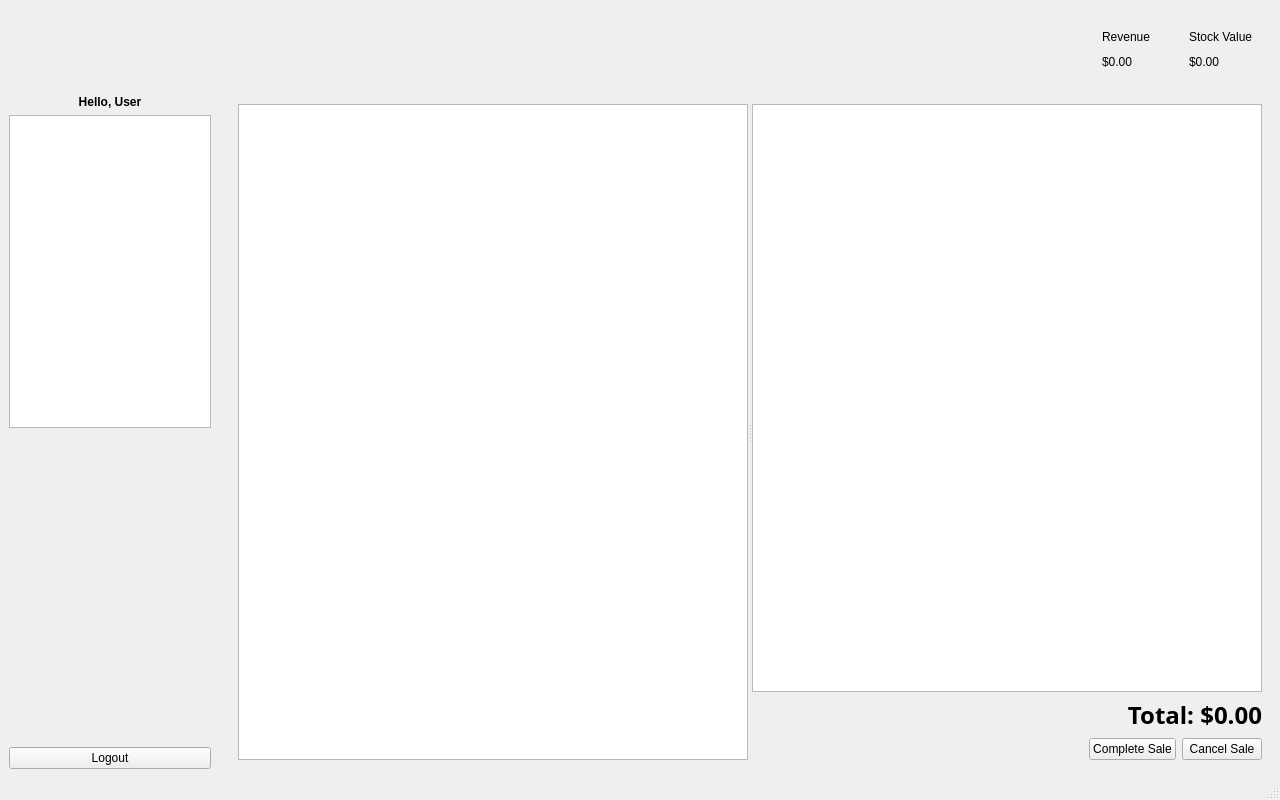
<?xml version="1.0" encoding="UTF-8"?>
<ui version="4.0">
 <class>MainWindow</class>
 <widget class="QMainWindow" name="MainWindow">
  <property name="geometry">
   <rect>
    <x>0</x>
    <y>0</y>
    <width>1280</width>
    <height>800</height>
   </rect>
  </property>
  <property name="windowTitle">
   <string>POS System</string>
  </property>
  <widget class="QWidget" name="centralwidget">
   <layout class="QHBoxLayout" name="mainLayout">
    <property name="spacing">
     <number>0</number>
    </property>
    <property name="leftMargin">
     <number>0</number>
    </property>
    <property name="topMargin">
     <number>0</number>
    </property>
    <property name="rightMargin">
     <number>0</number>
    </property>
    <property name="bottomMargin">
     <number>0</number>
    </property>
    <item>
     <widget class="QWidget" name="sidebarWidget">
      <property name="minimumSize">
       <size>
        <width>220</width>
        <height>0</height>
       </size>
      </property>
      <property name="maximumSize">
       <size>
        <width>220</width>
        <height>16777215</height>
       </size>
      </property>
      <layout class="QVBoxLayout" name="verticalLayout_sidebar">
       <item>
        <widget class="QLabel" name="logoLabel">
         <property name="minimumSize">
          <size>
           <width>0</width>
           <height>80</height>
          </size>
         </property>
         <property name="maximumSize">
          <size>
           <width>16777215</width>
           <height>80</height>
          </size>
         </property>
         <property name="pixmap">
          <pixmap resource="resources.qrc">:/images/poslogo.png</pixmap>
         </property>
         <property name="alignment">
          <set>Qt::AlignCenter</set>
         </property>
        </widget>
       </item>
       <item>
        <widget class="QLabel" name="greetingLabel">
         <property name="font">
          <font>
           <bold>true</bold>
          </font>
         </property>
         <property name="text">
          <string>Hello, User</string>
         </property>
         <property name="alignment">
          <set>Qt::AlignCenter</set>
         </property>
        </widget>
       </item>
       <item>
        <widget class="QListWidget" name="navigationListWidget">
         <property name="verticalScrollBarPolicy">
          <enum>Qt::ScrollBarAlwaysOff</enum>
         </property>
         <property name="iconSize">
          <size>
           <width>24</width>
           <height>24</height>
          </size>
         </property>
        </widget>
       </item>
       <item>
        <spacer name="verticalSpacer">
         <property name="orientation">
          <enum>Qt::Vertical</enum>
         </property>
         <property name="sizeHint" stdset="0">
          <size>
           <width>20</width>
           <height>40</height>
          </size>
         </property>
        </spacer>
       </item>
       <item>
        <widget class="QPushButton" name="logoutButton">
         <property name="text">
          <string>Logout</string>
         </property>
        </widget>
       </item>
      </layout>
     </widget>
    </item>
    <item>
     <widget class="QWidget" name="contentAreaWidget" native="true">
      <property name="styleSheet">
       <string notr="true">#contentAreaWidget {
    padding: 10px;
}</string>
      </property>
      <layout class="QVBoxLayout" name="verticalLayout_content">
       <item>
        <widget class="QWidget" name="statsBarWidget" native="true">
         <property name="minimumSize">
          <size>
           <width>0</width>
           <height>80</height>
          </size>
         </property>
         <property name="maximumSize">
          <size>
           <width>16777215</width>
           <height>80</height>
          </size>
         </property>
         <layout class="QHBoxLayout" name="horizontalLayout_stats">
          <property name="spacing">
           <number>20</number>
          </property>
          <item>
           <spacer name="statsSpacer">
            <property name="orientation">
             <enum>Qt::Horizontal</enum>
            </property>
            <property name="sizeHint" stdset="0">
             <size>
              <width>40</width>
              <height>20</height>
             </size>
            </property>
           </spacer>
          </item>
          <item>
           <widget class="QWidget" name="revenueWidget" native="true">
            <layout class="QVBoxLayout" name="verticalLayout_revenue">
             <item>
              <widget class="QLabel" name="revenueTitleLabel">
               <property name="text">
                <string>Revenue</string>
               </property>
              </widget>
             </item>
             <item>
              <widget class="QLabel" name="revenueValueLabel">
               <property name="text">
                <string>$0.00</string>
               </property>
              </widget>
             </item>
            </layout>
           </widget>
          </item>
          <item>
           <widget class="QWidget" name="stockValueWidget" native="true">
            <layout class="QVBoxLayout" name="verticalLayout_stock">
             <item>
              <widget class="QLabel" name="stockValueTitleLabel">
               <property name="text">
                <string>Stock Value</string>
               </property>
              </widget>
             </item>
             <item>
              <widget class="QLabel" name="stockValueLabel">
               <property name="text">
                <string>$0.00</string>
               </property>
              </widget>
             </item>
            </layout>
           </widget>
          </item>
         </layout>
        </widget>
       </item>
       <item>
        <widget class="QStackedWidget" name="contentStackedWidget">
         <property name="currentIndex">
          <number>0</number>
         </property>
         <widget class="QWidget" name="posPage">
          <layout class="QHBoxLayout" name="horizontalLayout_3">
           <item>
            <widget class="QSplitter" name="splitter">
             <property name="orientation">
              <enum>Qt::Orientation::Horizontal</enum>
             </property>
             <widget class="QListView" name="posProductListView"/>
             <widget class="QWidget" name="layoutWidget">
              <layout class="QVBoxLayout" name="verticalLayout_3">
               <item>
                <widget class="QTableView" name="cartTableView"/>
               </item>
               <item>
                <widget class="QLabel" name="totalAmountLabel">
                 <property name="font">
                  <font>
                   <family>Poppins</family>
                   <pointsize>18</pointsize>
                   <bold>true</bold>
                  </font>
                 </property>
                 <property name="text">
                  <string>Total: $0.00</string>
                 </property>
                 <property name="alignment">
                  <set>Qt::AlignmentFlag::AlignRight|Qt::AlignmentFlag::AlignTrailing|Qt::AlignmentFlag::AlignVCenter</set>
                 </property>
                </widget>
               </item>
               <item>
                <layout class="QHBoxLayout" name="horizontalLayout_2">
                 <item>
                  <spacer name="horizontalSpacer">
                   <property name="orientation">
                    <enum>Qt::Orientation::Horizontal</enum>
                   </property>
                   <property name="sizeHint" stdset="0">
                    <size>
                     <width>40</width>
                     <height>20</height>
                    </size>
                   </property>
                  </spacer>
                 </item>
                 <item>
                  <widget class="QPushButton" name="completeSaleButton">
                   <property name="text">
                    <string>Complete Sale</string>
                   </property>
                   <property name="icon">
                    <iconset resource="resources.qrc">
                     <normaloff>:/images/check-circle.svg</normaloff>:/images/check-circle.svg</iconset>
                   </property>
                  </widget>
                 </item>
                 <item>
                  <widget class="QPushButton" name="cancelSaleButton">
                   <property name="text">
                    <string>Cancel Sale</string>
                   </property>
                   <property name="icon">
                    <iconset resource="resources.qrc">
                     <normaloff>:/images/trash-2.svg</normaloff>:/images/trash-2.svg</iconset>
                   </property>
                  </widget>
                 </item>
                </layout>
               </item>
              </layout>
             </widget>
            </widget>
           </item>
          </layout>
         </widget>
         <widget class="QWidget" name="inventoryPage">
          <layout class="QVBoxLayout" name="verticalLayout">
           <item>
            <layout class="QHBoxLayout" name="searchLayout">
             <item>
              <widget class="QLabel" name="searchIcon">
               <property name="minimumSize">
                <size>
                 <width>24</width>
                 <height>24</height>
                </size>
               </property>
               <property name="maximumSize">
                <size>
                 <width>24</width>
                 <height>24</height>
                </size>
               </property>
               <property name="pixmap">
                <pixmap resource="resources.qrc">:/images/edit.svg</pixmap>
               </property>
               <property name="scaledContents">
                <bool>true</bool>
               </property>
              </widget>
             </item>
             <item>
              <widget class="QLineEdit" name="searchLineEdit">
               <property name="placeholderText">
                <string>Search products...</string>
               </property>
              </widget>
             </item>
            </layout>
           </item>
           <item>
            <widget class="QTableView" name="productsTableView"/>
           </item>
           <item>
            <layout class="QHBoxLayout" name="horizontalLayout">
             <item>
              <spacer name="horizontalSpacer_2">
               <property name="orientation">
                <enum>Qt::Orientation::Horizontal</enum>
               </property>
               <property name="sizeHint" stdset="0">
                <size>
                 <width>40</width>
                 <height>20</height>
                </size>
               </property>
              </spacer>
             </item>
             <item>
              <widget class="QPushButton" name="addProductButton">
               <property name="text">
                <string>Add Product</string>
               </property>
               <property name="icon">
                <iconset resource="resources.qrc">
                 <normaloff>:/images/plus-circle.svg</normaloff>:/images/plus-circle.svg</iconset>
               </property>
              </widget>
             </item>
             <item>
              <widget class="QPushButton" name="editProductButton">
               <property name="text">
                <string>Edit Product</string>
               </property>
               <property name="icon">
                <iconset resource="resources.qrc">
                 <normaloff>:/images/edit.svg</normaloff>:/images/edit.svg</iconset>
               </property>
              </widget>
             </item>
             <item>
              <widget class="QPushButton" name="deleteProductButton">
               <property name="text">
                <string>Delete Product</string>
               </property>
               <property name="icon">
                <iconset resource="resources.qrc">
                 <normaloff>:/images/trash-2.svg</normaloff>:/images/trash-2.svg</iconset>
               </property>
              </widget>
             </item>
            </layout>
           </item>
          </layout>
         </widget>
         <widget class="QWidget" name="reportsPage">
          <layout class="QVBoxLayout" name="verticalLayout_4">
           <item>
            <widget class="QTableView" name="salesTableView"/>
           </item>
          </layout>
         </widget>
         <widget class="QWidget" name="usersPage">
          <layout class="QVBoxLayout" name="verticalLayout_5">
           <item>
            <widget class="QTableView" name="usersTableView"/>
           </item>
           <item>
            <layout class="QHBoxLayout" name="horizontalLayout_4">
             <item>
              <spacer name="horizontalSpacer_3">
               <property name="orientation">
                <enum>Qt::Orientation::Horizontal</enum>
               </property>
               <property name="sizeHint" stdset="0">
                <size>
                 <width>40</width>
                 <height>20</height>
                </size>
               </property>
              </spacer>
             </item>
             <item>
              <widget class="QPushButton" name="addUserButton">
               <property name="text">
                <string>Add User</string>
               </property>
               <property name="icon">
                <iconset resource="resources.qrc">
                 <normaloff>:/images/plus-circle.svg</normaloff>:/images/plus-circle.svg</iconset>
               </property>
              </widget>
             </item>
             <item>
              <widget class="QPushButton" name="editUserButton">
               <property name="text">
                <string>Edit User</string>
               </property>
               <property name="icon">
                <iconset resource="resources.qrc">
                 <normaloff>:/images/edit.svg</normaloff>:/images/edit.svg</iconset>
               </property>
              </widget>
             </item>
             <item>
              <widget class="QPushButton" name="deleteUserButton">
               <property name="text">
                <string>Delete User</string>
               </property>
               <property name="icon">
                <iconset resource="resources.qrc">
                 <normaloff>:/images/trash-2.svg</normaloff>:/images/trash-2.svg</iconset>
               </property>
              </widget>
             </item>
            </layout>
           </item>
          </layout>
         </widget>
        </widget>
       </item>
      </layout>
     </widget>
    </item>
   </layout>
  </widget>
  <widget class="QMenuBar" name="menubar">
   <property name="geometry">
    <rect>
     <x>0</x>
     <y>0</y>
     <width>1280</width>
     <height>21</height>
    </rect>
   </property>
  </widget>
  <widget class="QStatusBar" name="statusbar"/>
 </widget>
 <resources>
  <include location="resources.qrc"/>
 </resources>
 <connections/>
</ui>
